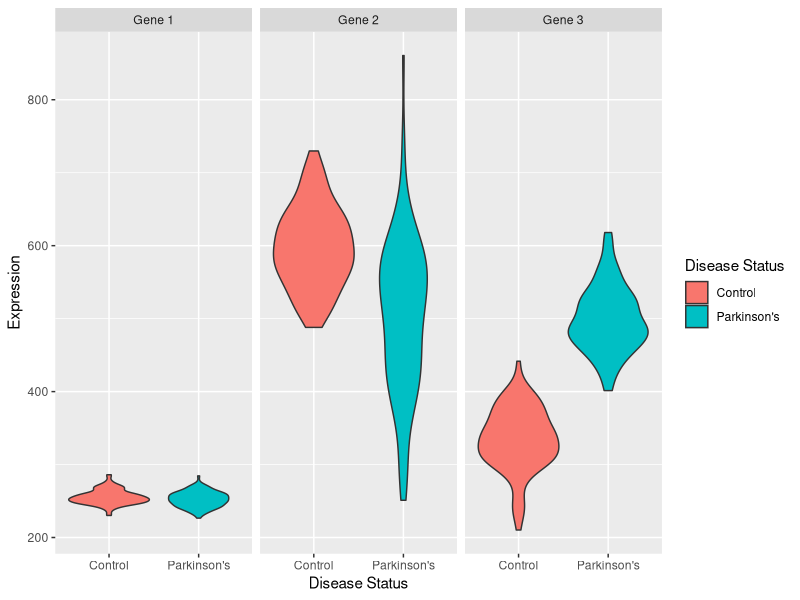
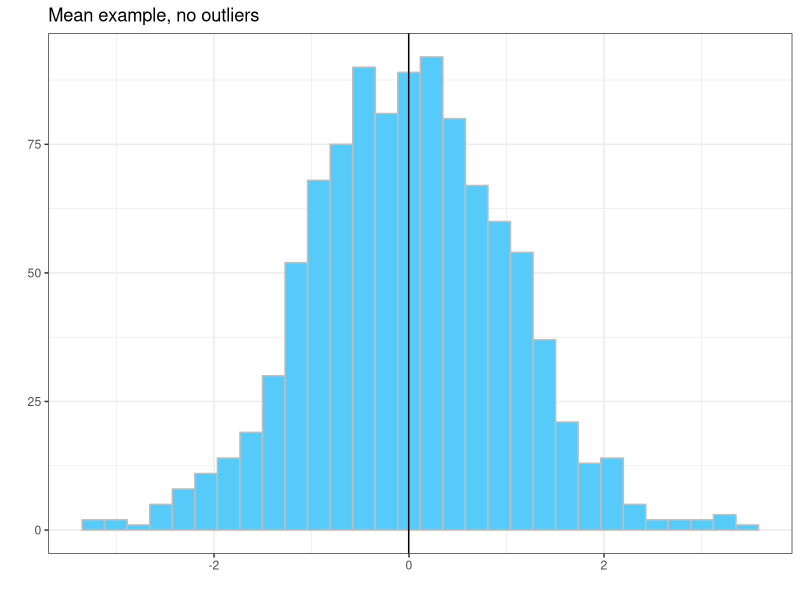
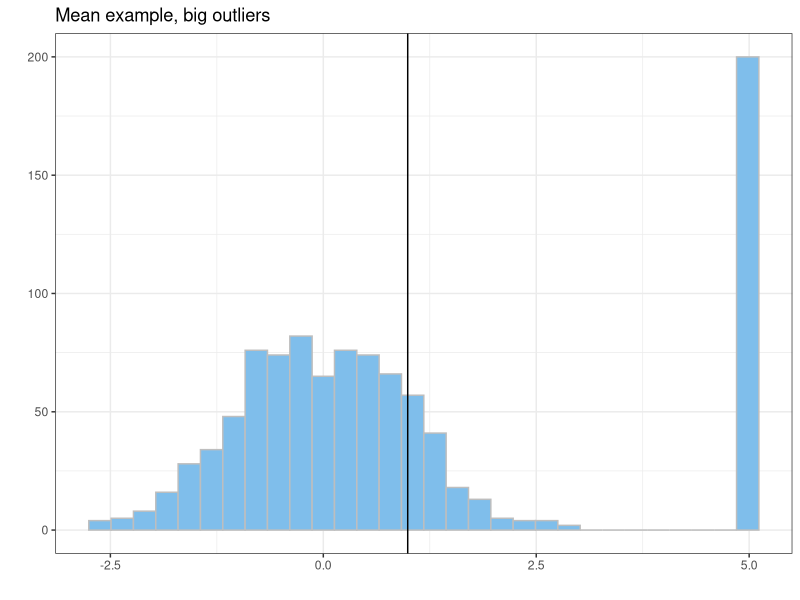
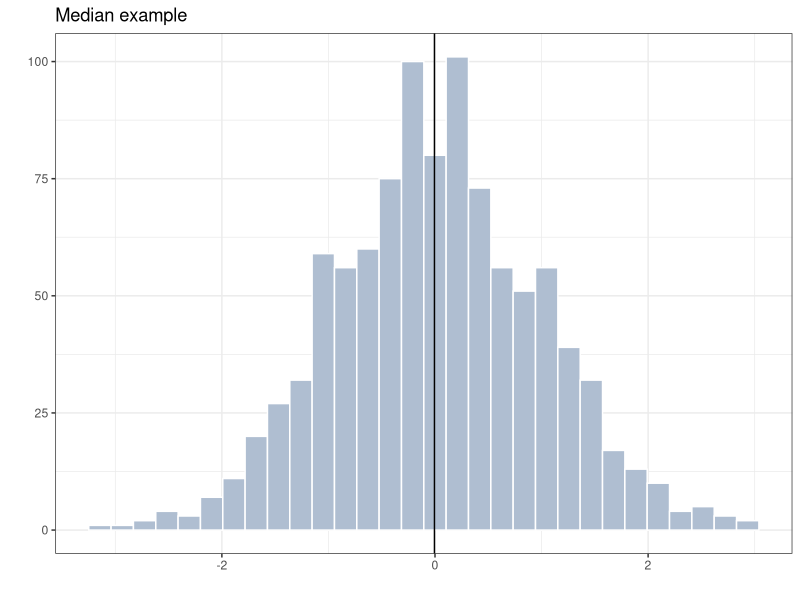
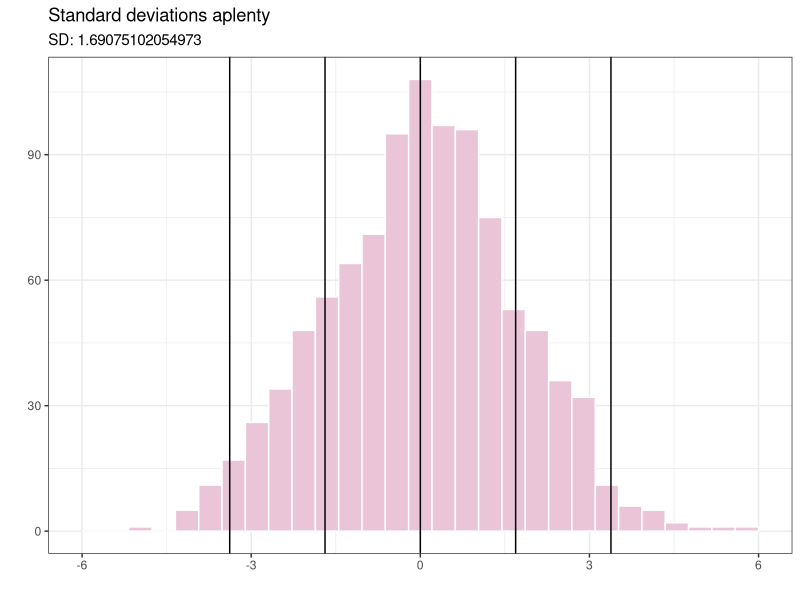
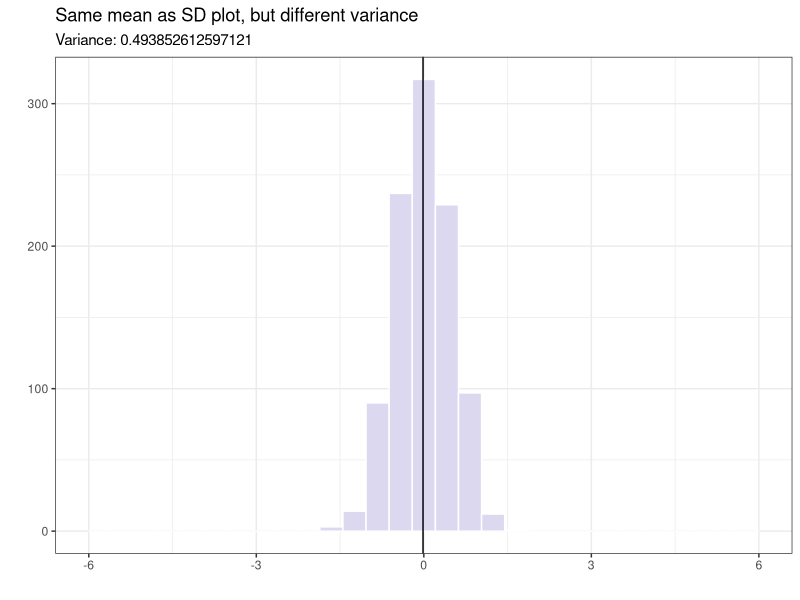
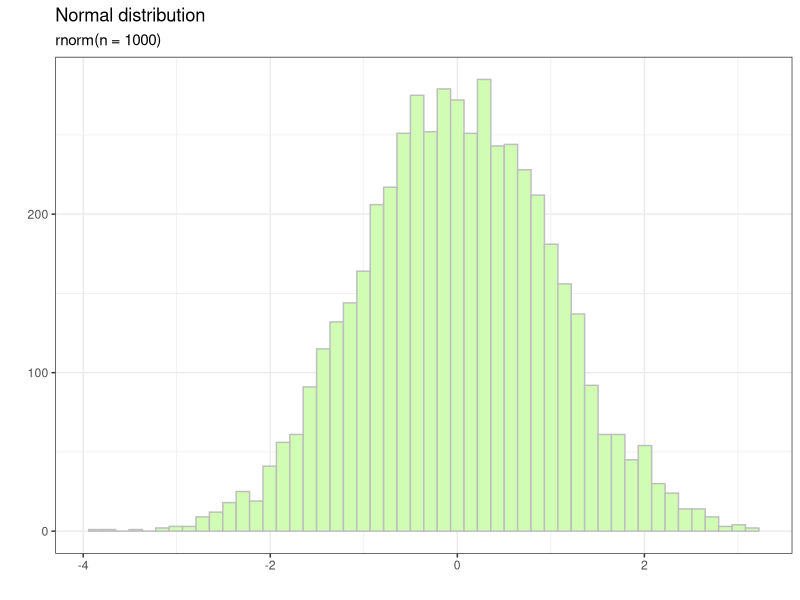
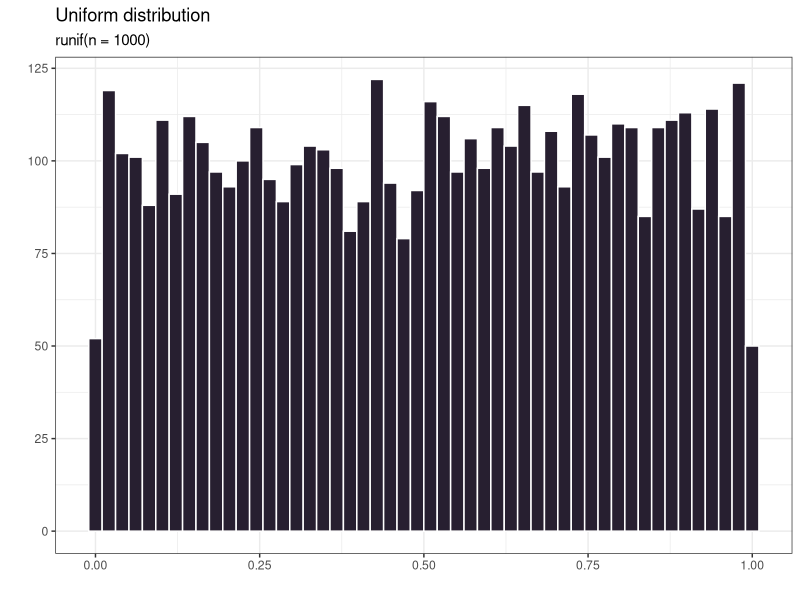

Reproduce these figures in R, in order.
## ---- chunk 1
library(tidyverse)
## ---- chunk 2
set.seed(1337)
gene_exp <- tibble(
  sample_name = c(str_c("P",1:100), str_c("C",1:100)),
  `Disease Status` = c(rep("Parkinson's",100),rep("Control",100)),
  `Gene 1` = c(rnorm(100,250,10), rnorm(100,255,10)),
  `Gene 2` = c(rnorm(100,520,100), rnorm(100,600,60)),
  `Gene 3` = c(rnorm(100,500,40), rnorm(100,330,40))
)
## ---- chunk 3
gene_exp
## ---- chunk 4
pivot_longer(
  gene_exp,
  c(`Gene 1`, `Gene 2`, `Gene 3`),
  names_to="Gene",
  values_to="Expression"
) %>% ggplot(
    aes(x=`Disease Status`,y=Expression,fill=`Disease Status`)
  ) +
  facet_wrap(vars(Gene)) +
  geom_violin()
## ---- chunk 5
data <- tibble(data = rnorm(1000))
ggplot(data, aes(x = data)) + 
  geom_histogram(fill = "#56CBF9", color = "grey", bins = 30) +
  geom_vline(xintercept = mean(data$data)) +
  theme_bw() + ggtitle("Mean example, no outliers") + xlab("") + ylab("")
## ---- chunk 6
data <- tibble(data = c(rnorm(800), rep(5, 200))) # oops I add some outliers :^)
ggplot(data, aes(x = data)) + 
  geom_histogram(fill = "#7FBEEB", color = "grey", bins = 30) +
  geom_vline(xintercept = mean(data$data)) +
  theme_bw() + ggtitle("Mean example, big outliers") + xlab("") + ylab("")
## ---- chunk 7
data <- tibble(data = c(rnorm(1000)))
ggplot(data, aes(x = data)) + 
  geom_histogram(fill = "#AFBED1", color = "white", bins = 30) +
  geom_vline(xintercept = median(data$data)) +
  theme_bw() + ggtitle("Median example") + xlab("") + ylab("")
## ---- chunk 8
data <- tibble(data = c(rnorm(1000, sd=1.75)))
ggplot(data, aes(x = data)) + 
  geom_histogram(fill = "#EAC5D8", color = "white", bins = 30) +
  geom_vline(xintercept = c(-2, -1, 0, 1, 2) * sd(data$data)) +
  theme_bw() + xlab("") + ylab("") + xlim(c(-6, 6)) +
  ggtitle("Standard deviations aplenty", paste("SD:", sd(data$data))) 
## ---- chunk 9
data <- tibble(data = c(rnorm(1000, sd=0.5)))
ggplot(data, aes(x = data)) + 
  geom_histogram(fill = "#DBD8F0", color = "white", bins = 30) +
  geom_vline(xintercept = mean(data$data)) +
  theme_bw() + xlab("") + ylab("") + xlim(c(-6, 6)) +
  ggtitle("Same mean as SD plot, but different variance", 
          paste("Variance:", sd(data$data))) 
## ---- chunk 10
ggplot(tibble(data = rnorm(5000)), aes(x = data)) + 
  geom_histogram(fill = "#D0FCB3", bins = 50, color = "gray") + theme_bw() +
  ggtitle("Normal distribution", "rnorm(n = 1000)") + xlab("") + ylab("")
## ---- chunk 11
ggplot(tibble(data = runif(5000)), aes(x = data)) + 
  geom_histogram(fill = "#271F30", bins = 50, color = "white") + theme_bw() +
  ggtitle("Uniform distribution", "runif(n = 1000)") + xlab("") + ylab("")
## ---- chunk 12
ggplot(tibble(data = rlogis(5000)), aes(x = data)) + 
  geom_histogram(fill = "#9BC59D", bins = 50, color = "black") + theme_bw() +
  ggtitle("Logistic distribution", "rlogis(n = 1000)") + 
  xlab("") + ylab("")
## ---- chunk 13
ggplot(tibble(data = rexp(5000, rate = 1)), aes(x = data)) + 
  geom_histogram(fill = "#6C5A49", bins = 50, color = "white") + theme_bw() +
  ggtitle("Exponential distribution", "rexp(n = 1000, rate = 1)") + 
  xlab("") + ylab("")
